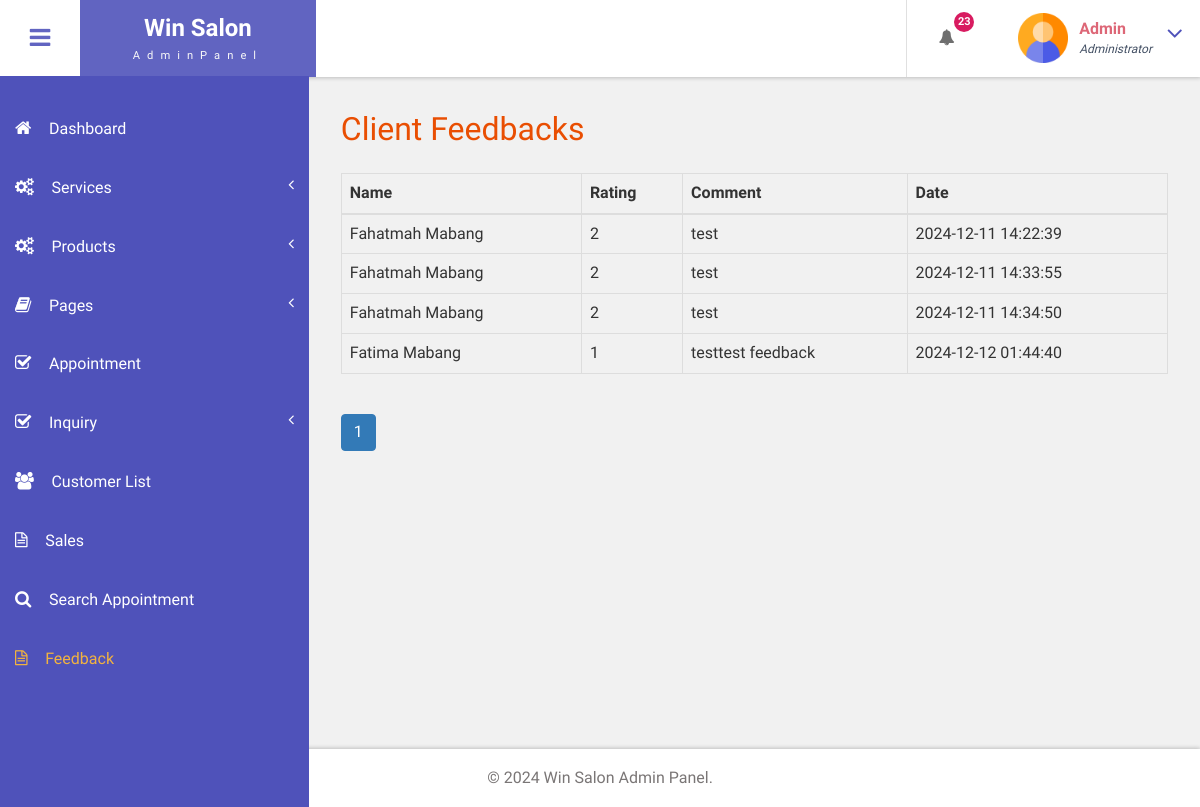
The app's page /bfs/admin/feedbacks.php (signed in), older data.
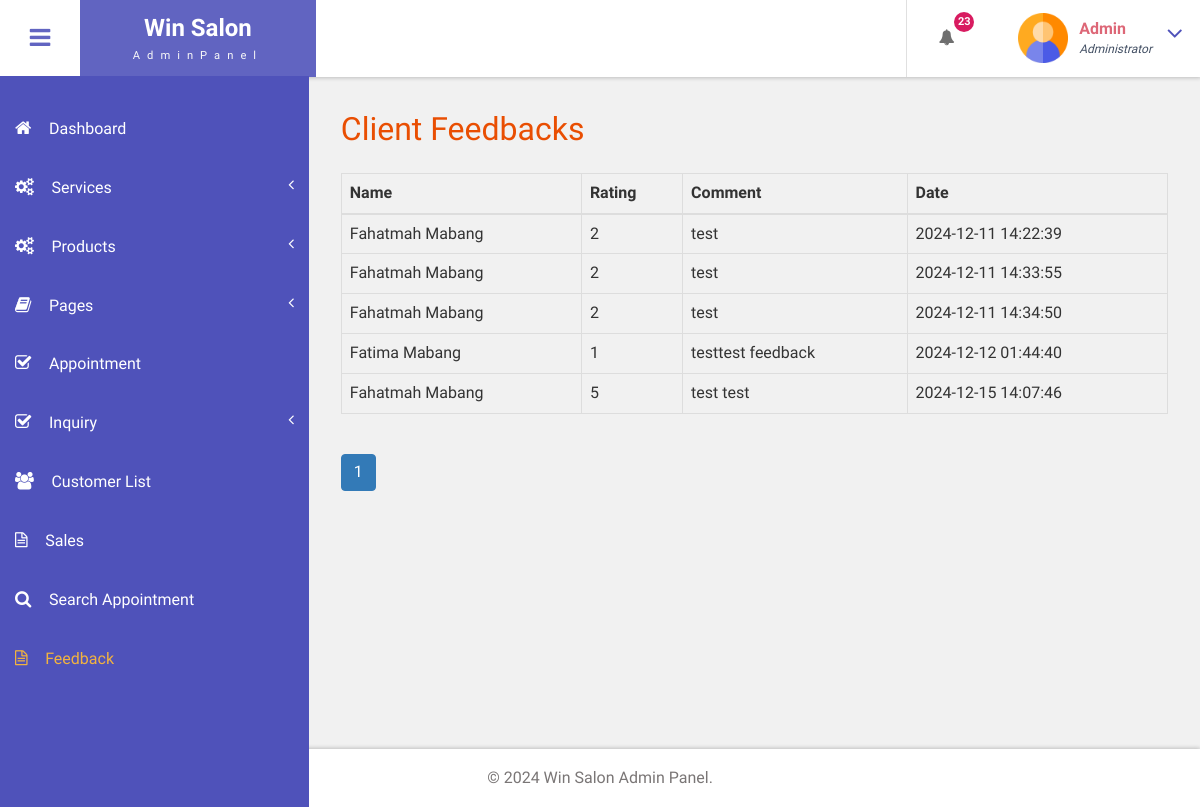
The same page, newer data.
### tables this page shows
CREATE TABLE `tblfeedback` (
  `id` int(11) NOT NULL,
  `user_id` int(11) NOT NULL,
  `rating` tinyint(4) DEFAULT NULL CHECK (`rating` between 1 and 5),
  `comment` text DEFAULT NULL,
  `created_at` timestamp NOT NULL DEFAULT current_timestamp()
);

CREATE TABLE `tbluser` (
  `ID` int(10) NOT NULL,
  `FirstName` varchar(120) DEFAULT NULL,
  `LastName` varchar(250) DEFAULT NULL,
  `MobileNumber` bigint(10) DEFAULT NULL,
  `Email` varchar(120) DEFAULT NULL,
  `Password` varchar(120) DEFAULT NULL,
  `account_activation_hash` varchar(64) DEFAULT NULL,
  `RegDate` timestamp NULL DEFAULT current_timestamp()
);

### bfs/admin/feedbacks.php (the view, shortened to what this page needs)
<?php
include('includes/dbconnection.php');
if (strlen($_SESSION['bpmsaid']==0)) {
  header('location:logout.php');
} else{
$limit = 10;
$page = isset($_GET['page']) ? (int)$_GET['page'] : 1;
$offset = ($page - 1) * $limit;
$count_query = "SELECT COUNT(*) AS total FROM tblfeedback";
$result = mysqli_query($con, $count_query);
$row = mysqli_fetch_assoc($result);
$total_records = $row['total'];
$total_pages = ceil($total_records / $limit);
$query = "SELECT tbluser.FirstName, tbluser.LastName, tblfeedback.rating, tblfeedback.comment, tblfeedback.created_at
          FROM tblfeedback
          JOIN tbluser ON tbluser.ID = tblfeedback.user_id
          LIMIT $limit OFFSET $offset";
$feedback_ret = mysqli_query($con, $query);
if (mysqli_num_rows($feedback_ret) > 0) {
?>
<!DOCTYPE HTML>
<html>
<head>
<link href="css/bootstrap.css" rel='stylesheet' type='text/css' />
<link href="css/style.css" rel='stylesheet' type='text/css' />
<link href="css/font-awesome.css" rel="stylesheet">
<link href="css/animate.css" rel="stylesheet" type='text/css' media='all'>
<link href="css/custom.css" rel="stylesheet">
</head>
<body class="cbp-spmenu-push">
    <div class="main-content">
        <?php include_once('includes/sidebar.php');?>
        <?php include_once('includes/header.php');?>
        <div id="page-wrapper">
            <div class="main-page">
                <h3 class="title1">Client Feedbacks</h3>
                <table class="table table-bordered">
                    <thead>
                        <tr>
                            <th>Name</th>
                            <th>Rating</th>
                            <th>Comment</th>
                            <th>Date</th>
                        </tr>
                    </thead>
                    <tbody>
                        <?php
                        while ($row = mysqli_fetch_array($feedback_ret)) {
                        ?>
                        <tr>
                            <td><?php echo $row['FirstName'] . ' ' . $row['LastName']; ?></td>
                            <td><?php echo $row['rating']; ?></td>
                            <td><?php echo $row['comment']; ?></td>
                            <td><?php echo $row['created_at']; ?></td>
                        </tr>
                        <?php
                        }
                        ?>
                    </tbody>
                </table>
                <nav>
                    <ul class="pagination">
                        <?php for ($i = 1; $i <= $total_pages; $i++) { ?>
                            <li class="<?php if ($i == $page) echo 'active'; ?>">
                                <a href="feedbacks.php?page=<?php echo $i; ?>"><?php echo $i; ?></a>
                            </li>
                        <?php } ?>
                    </ul>
                </nav>
            </div>
        </div>
        <?php include_once('includes/footer.php');?>
    </div>
</body>
</html>
<?php
} else {
  echo "No feedbacks found.";
}
}
?>

Row changes from the older to the newer data that the page shows:
added tblfeedback: user.FirstName "Fahatmah", user.LastName "Mabang", rating "5", comment "test test", created_at "2024-12-15 14:07:46"
